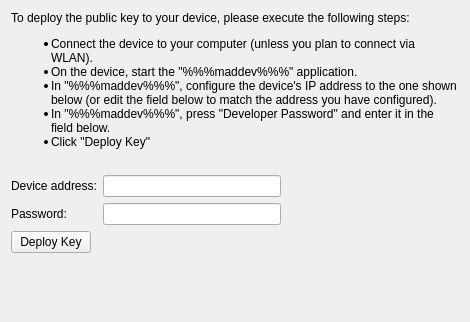
<?xml version="1.0" encoding="UTF-8"?>
<ui version="4.0">
 <class>Madde::Internal::MaemoDeviceConfigWizardKeyDeploymentPage</class>
 <widget class="QWizardPage" name="Madde::Internal::MaemoDeviceConfigWizardKeyDeploymentPage">
  <property name="geometry">
   <rect>
    <x>0</x>
    <y>0</y>
    <width>470</width>
    <height>322</height>
   </rect>
  </property>
  <property name="windowTitle">
   <string>WizardPage</string>
  </property>
  <layout class="QVBoxLayout" name="verticalLayout">
   <item>
    <widget class="QLabel" name="instructionLabel">
     <property name="text">
      <string>To deploy the public key to your device, please execute the following steps:
&lt;ul&gt;
&lt;li&gt;Connect the device to your computer (unless you plan to connect via WLAN).&lt;/li&gt;
&lt;li&gt;On the device, start the &quot;%%%maddev%%%&quot; application.&lt;/li&gt;
&lt;li&gt;In &quot;%%%maddev%%%&quot;, configure the device's IP address to the one shown below (or edit the field below to match the address you have configured).&lt;/li&gt;
&lt;li&gt;In &quot;%%%maddev%%%&quot;, press &quot;Developer Password&quot; and enter it in the field below.&lt;/li&gt;
&lt;li&gt;Click &quot;Deploy Key&quot;&lt;/li&gt;
</string>
     </property>
     <property name="textFormat">
      <enum>Qt::RichText</enum>
     </property>
     <property name="wordWrap">
      <bool>true</bool>
     </property>
    </widget>
   </item>
   <item>
    <spacer name="verticalSpacer_2">
     <property name="orientation">
      <enum>Qt::Vertical</enum>
     </property>
     <property name="sizeType">
      <enum>QSizePolicy::Fixed</enum>
     </property>
     <property name="sizeHint" stdset="0">
      <size>
       <width>20</width>
       <height>20</height>
      </size>
     </property>
    </spacer>
   </item>
   <item>
    <layout class="QFormLayout" name="formLayout">
     <item row="0" column="0">
      <widget class="QLabel" name="DeviceAddressLabel">
       <property name="text">
        <string>Device address:</string>
       </property>
      </widget>
     </item>
     <item row="0" column="1">
      <layout class="QHBoxLayout" name="horizontalLayout">
       <item>
        <widget class="QLineEdit" name="deviceAddressLineEdit"/>
       </item>
       <item>
        <spacer name="horizontalSpacer">
         <property name="orientation">
          <enum>Qt::Horizontal</enum>
         </property>
         <property name="sizeHint" stdset="0">
          <size>
           <width>40</width>
           <height>20</height>
          </size>
         </property>
        </spacer>
       </item>
      </layout>
     </item>
     <item row="1" column="0">
      <widget class="QLabel" name="passwordLabel">
       <property name="text">
        <string>Password:</string>
       </property>
      </widget>
     </item>
     <item row="1" column="1">
      <layout class="QHBoxLayout" name="horizontalLayout_2">
       <item>
        <widget class="QLineEdit" name="passwordLineEdit"/>
       </item>
       <item>
        <spacer name="horizontalSpacer_2">
         <property name="orientation">
          <enum>Qt::Horizontal</enum>
         </property>
         <property name="sizeHint" stdset="0">
          <size>
           <width>40</width>
           <height>20</height>
          </size>
         </property>
        </spacer>
       </item>
      </layout>
     </item>
    </layout>
   </item>
   <item>
    <layout class="QHBoxLayout" name="horizontalLayout_3">
     <item>
      <widget class="QPushButton" name="deployButton">
       <property name="text">
        <string>Deploy Key</string>
       </property>
      </widget>
     </item>
     <item>
      <widget class="QLabel" name="statusLabel">
       <property name="text">
        <string/>
       </property>
      </widget>
     </item>
     <item>
      <spacer name="horizontalSpacer_3">
       <property name="orientation">
        <enum>Qt::Horizontal</enum>
       </property>
       <property name="sizeHint" stdset="0">
        <size>
         <width>40</width>
         <height>20</height>
        </size>
       </property>
      </spacer>
     </item>
    </layout>
   </item>
   <item>
    <spacer name="verticalSpacer">
     <property name="orientation">
      <enum>Qt::Vertical</enum>
     </property>
     <property name="sizeHint" stdset="0">
      <size>
       <width>20</width>
       <height>0</height>
      </size>
     </property>
    </spacer>
   </item>
  </layout>
 </widget>
 <resources/>
 <connections/>
</ui>
